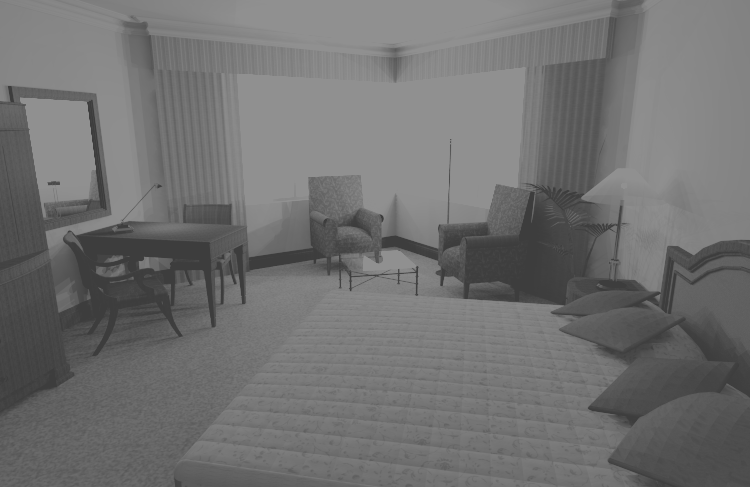
#> input picture test1.jpg, 750 x 487 px
$ python HistEq.py
#> lines starting #> are read from the running program, lines starting #| are printed output that depends on the picture
# -*- coding: utf-8 -*-
"""
Created on Mon May 23 22:35:15 2022
@author: Harun Serkan Metin
"""

import cv2
import numpy as np
import matplotlib.pyplot as plt

np.set_printoptions(threshold=np.inf)

image = cv2.imread("test1.jpg")
#> image is the input picture: shape (487, 750, 3); mean B, G, R 112.8, 112.8, 112.8
original = image
gray = cv2.cvtColor(image, cv2.COLOR_BGR2GRAY)
image = gray

hist = cv2.calcHist([image],[0],None,[256],[0,255])
#> hist = 256 values, max 49090 at index 144, min 0 at index 0, mean 1426.8
hist=hist.reshape(256,1)

y =np.cumsum(np.uint(hist))
#> y = 256 values from 0 to 365250

minval = np.min(y[np.nonzero(y)])
#> minval = 8982

y=((y-minval)/(image.size-minval))*255
#> y = 256 values, max 1.32e+16 at index 0, min 0 at index 61, mean 3.15e+15
y=np.round_(y)

s=image.shape
#> s = (487, 750)

for i in range(s[0]):
    for j in range(s[1]):
        k=image[i][j]
        image[i][j]=y[k]
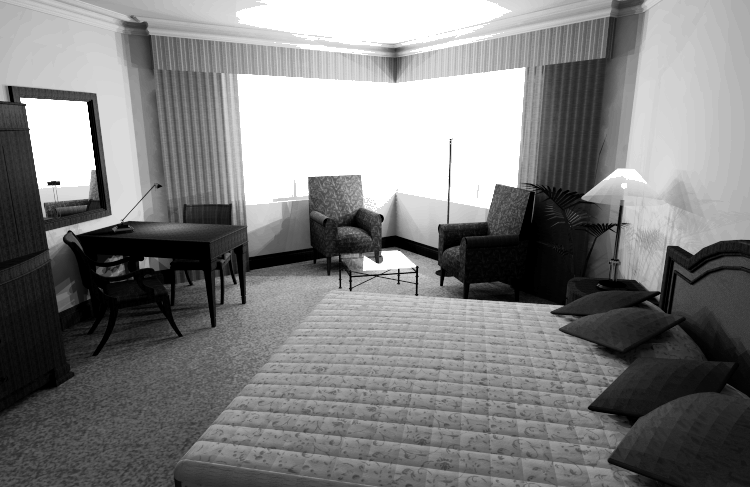
#> image: shape (487, 750); min 0, max 255, mean 127.9

equalized = cv2.equalizeHist(gray)
extract=abs(image-equalized)
#> extract: shape (487, 750); every value is 0

print("Not Matched Pixels: ",np.count_nonzero(extract))
#| Not Matched Pixels:  0

#Show Images
images=[original,image,equalized,extract]
titles=["original","EqulizedMe","EqulizedCV2","Extracted"]
for x in range(len(images)):
    cv2.imshow(titles[x],images[x])
#> this loop made 4 passes
##################
#hist eq plot
"""
ih=cv2.calcHist([image],[0],None,[256],[0,256])
ie=cv2.calcHist([equalized],[0],None,[256],[0,256])
plt.plot(ie,label="OpenCV")
plt.plot(ih,label="Me")
plt.title("Histogram Equalization")
plt.legend()
plt.show()
"""

cv2.waitKey(0)
cv2.imwrite("eq_my.jpg",image)
cv2.imwrite("extracted.jpg",extract)
